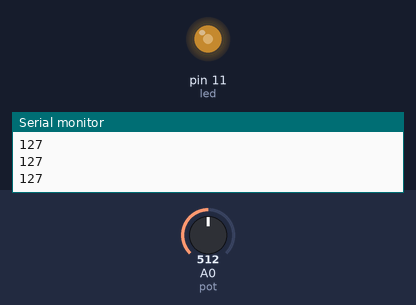
A sketch run on a simulated Arduino Uno, built with avr-gcc and run on an emulated ATmega328P. Parts: output pins drawn as LEDs (lit = HIGH), the last lines printed to the serial monitor. The inputs (shaded band) are chosen by the test bench; at power-on: A0 (pot) = 512.

Above: at 1.2 s.
1.3 s: A0 (pot) set to 716
At 2.4 s:
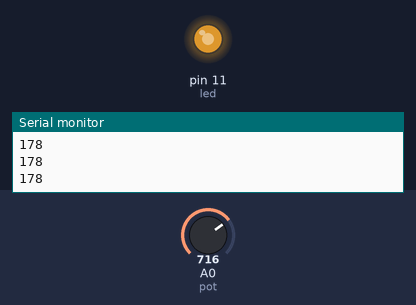
2.8 s: A0 (pot) set to 900
At 3.5 s:
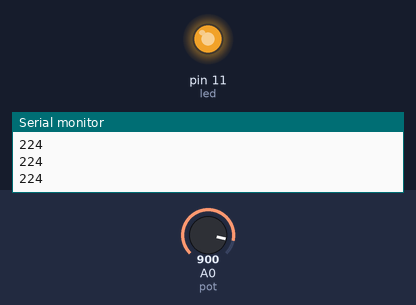
4.3 s: A0 (pot) set to 122
At 4.7 s:
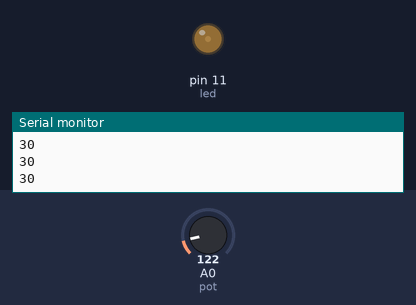
5.8 s: A0 (pot) set to 0
At 6.9 s:
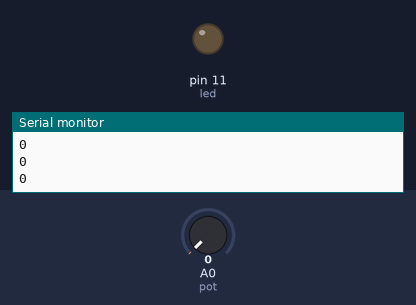
7.3 s: A0 (pot) set to 511
At 8.0 s:
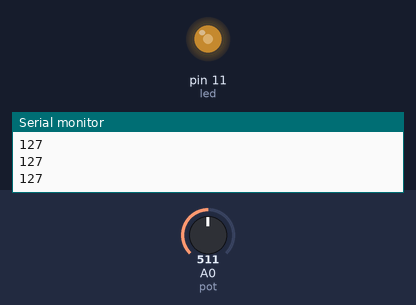
Timing chart, 0 to 9.8 s (numbered marks = the images above; inputs shaded):
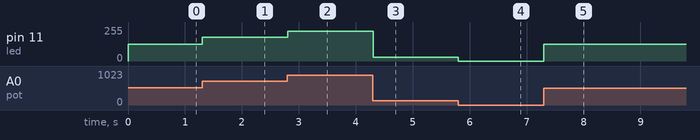

Measured:
- after the input at 1.3 s, pin 11 (led): 127/255 → 178/255 at once
- after the input at 2.8 s, pin 11 (led): 178/255 → 224/255 at once
- after the input at 4.3 s, pin 11 (led): 224/255 → 30/255 at once
- after the input at 5.8 s, pin 11 (led): 30/255 → 0/255 at once
- after the input at 7.3 s, pin 11 (led): 0/255 → 127/255 at once

The sketch:

KADEMEL__LED_YAKMA.ino
```cpp
#define pot A0
#define led 11

void setup() {
  Serial.begin(9600);
  Serial.print("kademeli led yakma:");

}

void loop() {

 int deger = analogRead(pot) ;
 deger = map(deger,0,1023,0,255);
 analogWrite(led,deger);

  Serial.println(deger);
}
```
